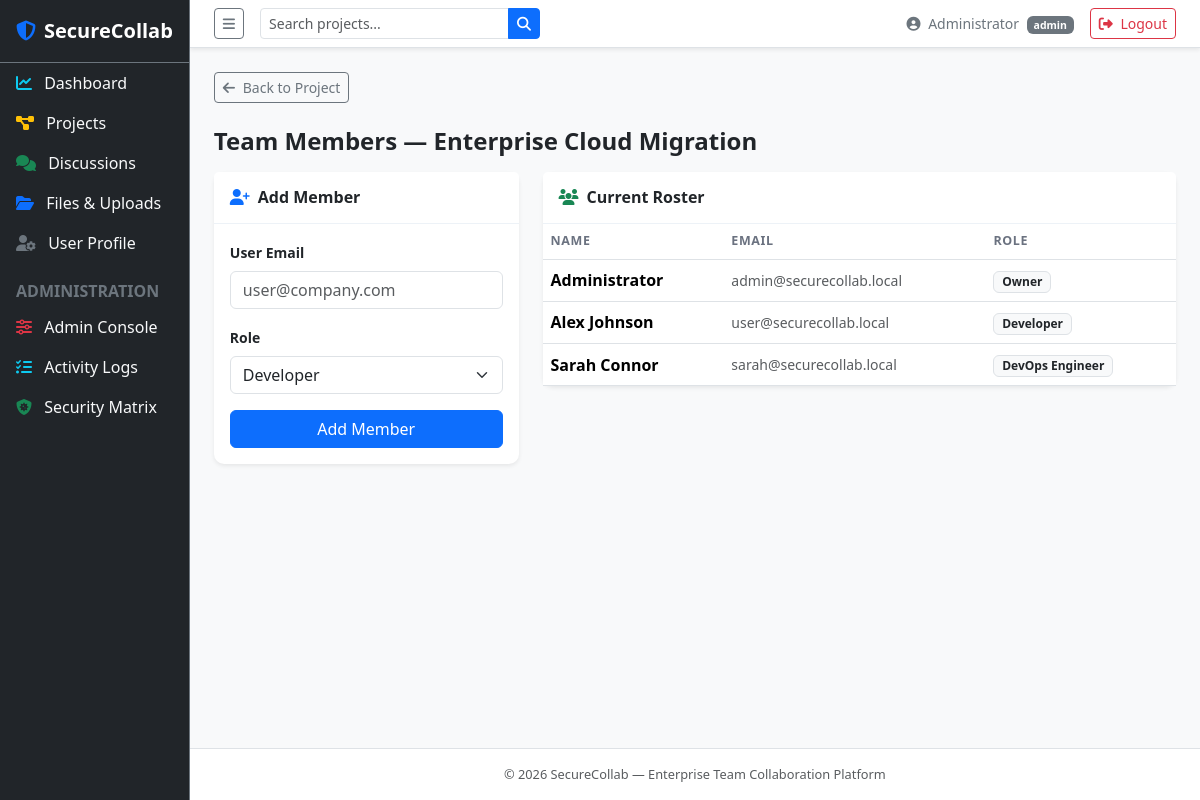
The page /projects/members.php?project_id=1 (signed in) on the database its author committed.
### tables this page shows
CREATE TABLE `projects` (
  `id` INT AUTO_INCREMENT PRIMARY KEY,
  `title` VARCHAR(200) NOT NULL,
  `description` TEXT NOT NULL,
  `category` VARCHAR(50) DEFAULT 'General',
  `status` ENUM('active', 'archived') NOT NULL DEFAULT 'active',
  `created_by` INT NOT NULL,
  `created_at` DATETIME DEFAULT CURRENT_TIMESTAMP,
  `updated_at` DATETIME DEFAULT CURRENT_TIMESTAMP ON UPDATE CURRENT_TIMESTAMP,
  FOREIGN KEY (`created_by`) REFERENCES `users`(`id`) ON DELETE CASCADE
);

CREATE TABLE `project_members` (
  `id` INT AUTO_INCREMENT PRIMARY KEY,
  `project_id` INT NOT NULL,
  `user_id` INT NOT NULL,
  `role` VARCHAR(50) DEFAULT 'Member',
  `joined_at` DATETIME DEFAULT CURRENT_TIMESTAMP,
  FOREIGN KEY (`project_id`) REFERENCES `projects`(`id`) ON DELETE CASCADE,
  FOREIGN KEY (`user_id`) REFERENCES `users`(`id`) ON DELETE CASCADE,
  UNIQUE KEY `unique_project_user` (`project_id`, `user_id`)
);

CREATE TABLE `users` (
  `id` INT AUTO_INCREMENT PRIMARY KEY,
  `name` VARCHAR(100) NOT NULL,
  `email` VARCHAR(150) NOT NULL UNIQUE,
  `password` VARCHAR(255) NOT NULL,
  `role` ENUM('admin', 'user') NOT NULL DEFAULT 'user',
  `avatar` VARCHAR(255) DEFAULT 'default.png',
  `created_at` DATETIME DEFAULT CURRENT_TIMESTAMP,
  `updated_at` DATETIME DEFAULT CURRENT_TIMESTAMP ON UPDATE CURRENT_TIMESTAMP
);

### projects/members.php (the view, shortened to what this page needs)
<?php
require_once __DIR__ . '/../includes/header.php';
$pid = intval($_GET['project_id'] ?? 0);
$db  = get_db();
$stmt = $db->prepare("SELECT * FROM projects WHERE id=?");
$stmt->execute([$pid]);
$project = $stmt->fetch();
$mStmt = $db->prepare("SELECT pm.*, u.name, u.email FROM project_members pm JOIN users u ON pm.user_id=u.id WHERE pm.project_id=?");
$mStmt->execute([$pid]);
$members = $mStmt->fetchAll();
?>
<a href="view.php?id=<?php echo $pid; ?>" class="btn btn-outline-secondary btn-sm mb-4">
    <i class="fa-solid fa-arrow-left me-1"></i> Back to Project
</a>
<h4 class="fw-bold mb-3">Team Members &mdash; <?php echo htmlspecialchars($project['title']); ?></h4>
<div class="row g-4">
<div class="col-md-4">
    <div class="card border-0 shadow-sm">
        <div class="card-header py-3"><h6 class="fw-bold mb-0"><i class="fa-solid fa-user-plus text-primary me-2"></i>Add Member</h6></div>
        <div class="card-body">
            <form method="POST">
                <div class="mb-3">
                    <label class="form-label small fw-semibold">User Email</label>
                    <input type="email" name="email" class="form-control" placeholder="user@company.com" required>
                </div>
                <div class="mb-3">
                    <label class="form-label small fw-semibold">Role</label>
                    <select name="role" class="form-select">
                        <option>Developer</option><option>Security Auditor</option>
                    </select>
                </div>
                <button class="btn btn-primary w-100">Add Member</button>
            </form>
        </div>
    </div>
</div>
<div class="col-md-8">
    <div class="card border-0 shadow-sm">
        <div class="card-header py-3"><h6 class="fw-bold mb-0"><i class="fa-solid fa-users text-success me-2"></i>Current Roster</h6></div>
        <div class="table-responsive">
            <table class="table table-hover align-middle mb-0">
                <thead><tr><th>Name</th><th>Email</th><th>Role</th></tr></thead>
                <tbody>
                <?php foreach ($members as $m): ?>
                <tr>
                    <td class="fw-semibold"><?php echo htmlspecialchars($m['name']); ?></td>
                    <td class="text-muted small"><?php echo htmlspecialchars($m['email']); ?></td>
                    <td><span class="badge bg-light text-dark border"><?php echo htmlspecialchars($m['role']); ?></span></td>
                </tr>
                <?php endforeach; ?>
                </tbody>
            </table>
        </div>
    </div>
</div>
</div>
<?php require_once __DIR__ . '/../includes/footer.php'; ?>

### assets/css/style.css (style rules this page uses)
:root { --sidebar-width: 240px; --sidebar-bg: #1a202c; --primary: #3b82f6; --topbar-height: 56px; }
.card { border-radius: 10px; }
.card-header { background: #fff; border-bottom: 1px solid #edf2f7; }
.table th { font-size: 0.78rem; text-transform: uppercase; letter-spacing: 0.05em; color: #6b7280; font-weight: 600; }

### rows shown on the page
projects: title "Enterprise Cloud Migration"
project_members: user.name "Administrator", user.email "admin@securecollab.local", role "Owner"
project_members: user.name "Alex Johnson", user.email "user@securecollab.local", role "Developer"
project_members: user.name "Sarah Connor", user.email "sarah@securecollab.local", role "DevOps Engineer"

### other values the page prints
$user["name"] "Administrator"
$user["role"] "admin"
